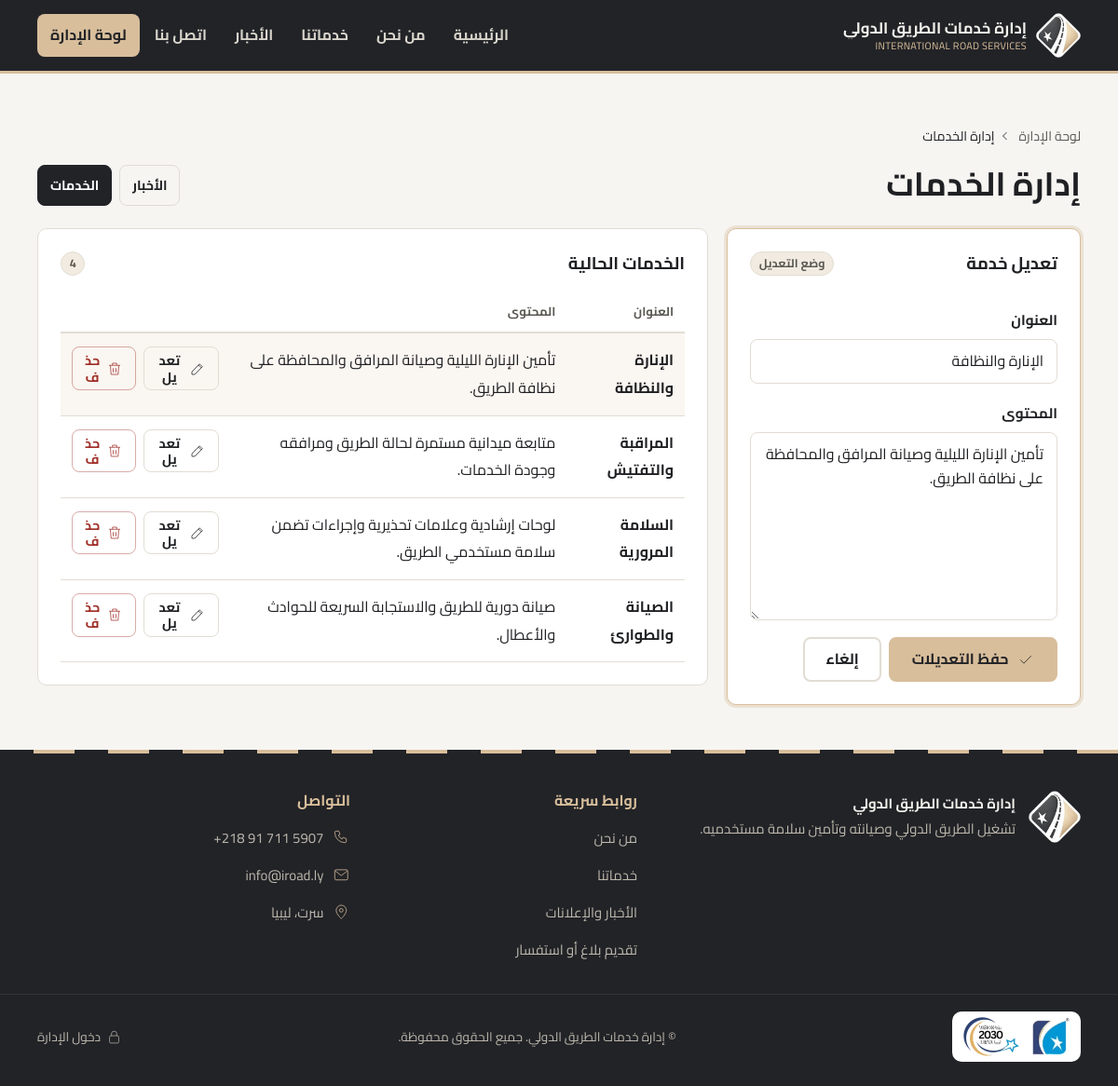
Screenshot of /admin/services?edit=4 (signed in) with the database file from the repository.
### tables this page shows
CREATE TABLE services(id integer primary key, title text, body text);

### app.py (the view, shortened to what this page needs)
@app.route("/admin/<kind>", methods=["GET", "POST"])
@login_required
def items(kind):
    if kind not in KINDS:
        abort(404)
    rows = db().execute(f"select * from {kind} order by id desc").fetchall()
    edit = db().execute(f"select * from {kind} where id=?", (request.args["edit"],)).fetchone() if request.args.get("edit") else None
    return render_template("admin_items.html", kind=kind, label=KINDS[kind], rows=rows, edit=edit)

### app.py (called while the page is built)
def db():
    if "db" not in g:
        g.db = sqlite3.connect(DB)
        g.db.row_factory = sqlite3.Row
    return g.db

@app.before_request
def csrf():
    session.setdefault("csrf", secrets.token_hex(16))
    if request.method == "POST" and request.form.get("csrf") != session["csrf"]:
        abort(400)

@app.context_processor
def inject():
    return {"site": SITE, "csrf": session.get("csrf")}

def login_required(f):
    @wraps(f)
    def w(*a, **k):
        aid = session.get("admin")
        if not aid or not db().execute("select 1 from admins where id=?", (aid,)).fetchone():
            session.pop("admin", None)
            return redirect(url_for("login"))
        return f(*a, **k)
    return w

### templates/admin_items.html (shortened to what this page needs)
{% extends "base.html" %}{% from "_macros.html" import icon %}
{% block body_class %}admin{% endblock %}
{% block content %}
{% set noun = 'خبر' if kind == 'news' else 'خدمة' %}
<section class="sec admin-sec">
  <div class="wrap">
    <nav class="crumbs crumbs-light" aria-label="مسار التنقل"><ol>
      <li><a href="{{ url_for('dashboard') }}">لوحة الإدارة</a></li><li aria-current="page">إدارة {{ label }}</li>
    </ol></nav>
    <div class="admin-h">
      <h1 class="h2">إدارة {{ label }}</h1>
      <div class="acts">
        {% for k, l in [('news','الأخبار'),('services','الخدمات')] %}
        <a class="btn btn-sm {{ 'btn-dark' if k == kind else 'btn-line' }}" href="{{ url_for('items', kind=k) }}"{% if k == kind %} aria-current="page"{% endif %}>{{ l }}</a>
        {% endfor %}
      </div>
    </div>
    <div class="admin-grid">
      <form class="form panel{{ ' is-editing' if edit }}" method="post" id="item-form">
        <div class="panel-h"><h2 class="h3">{{ ('تعديل ' ~ noun) if edit else ('إضافة ' ~ noun) }}</h2>{% if edit %}<span class="badge">وضع التعديل</span>{% endif %}</div>
        <div class="field">
          <label for="i-title">العنوان</label>
          <input id="i-title" name="title" required maxlength="200" value="{{ edit.title if edit }}">
        </div>
        <div class="field">
          <label for="i-body">المحتوى</label>
          <textarea id="i-body" name="body" rows="7" required>{{ edit.body if edit }}</textarea>
        </div>
        <div class="acts">
          <button class="btn" type="submit">{{ icon('check' if edit else 'plus') }}{{ 'حفظ التعديلات' if edit else ('إضافة ' ~ noun) }}</button>
          {% if edit %}<a class="btn btn-line" href="{{ url_for('items', kind=kind) }}">إلغاء</a>{% endif %}
        </div>
      </form>
      <div class="panel">
        <div class="panel-h"><h2 class="h3">{{ label }} الحالية</h2><span class="badge">{{ rows|length }}</span></div>
        {% if rows %}
        <table class="tbl tbl-items">
          <thead><tr><th scope="col">العنوان</th><th scope="col">المحتوى</th><th scope="col"><span class="vh">إجراءات</span></th></tr></thead>
          <tbody>
          {% for r in rows %}
          <tr class="{{ 'is-current' if edit and edit.id == r.id }}">
            <td data-label="العنوان"><b>{{ r.title }}</b></td>
            <td data-label="المحتوى">{{ r.body[:90] }}{{ '…' if r.body|length > 90 }}</td>
            <td class="cell-acts"><div class="acts">
              <a class="btn btn-sm btn-line" href="{{ url_for('items', kind=kind, edit=r.id) }}#item-form" aria-label="تعديل: {{ r.title }}">{{ icon('edit') }}تعديل</a>
              <form method="post" action="{{ url_for('delete', kind=kind, i=r.id) }}" onsubmit='return confirm({{ ("تأكيد حذف «" ~ r.title ~ "»؟")|tojson }})'><input type="hidden" name="csrf" value="{{ csrf }}">
                <button class="btn btn-sm btn-danger-line" type="submit" aria-label="حذف: {{ r.title }}">{{ icon('trash') }}حذف</button></form>
            </div></td>
          </tr>
          {% endfor %}
          </tbody>
        </table>
        {% else %}
        <div class="empty empty-sm">{{ icon('news' if kind == 'news' else 'grid') }}<p>لا توجد عناصر بعد. استخدم النموذج لإضافة أول {{ noun }}.</p></div>
        {% endif %}
      </div>
    </div>
  </div>
</section>
{% endblock %}

### templates/_macros.html (shortened to what this page needs)
{% macro icon(name, cls='') -%}
<svg class="i {{ cls }}" aria-hidden="true" focusable="false"><use href="{{ url_for('static', filename='img/icons.svg') }}#{{ name }}"/></svg>
{%- endmacro %}

### rows the page displays
services: title "الإنارة والنظافة", body "تأمين الإنارة الليلية وصيانة المرافق والمحافظة على نظافة الطريق."
services: title "المراقبة والتفتيش", body "متابعة ميدانية مستمرة لحالة الطريق ومرافقه وجودة الخدمات."
services: title "السلامة المرورية", body "لوحات إرشادية وعلامات تحذيرية وإجراءات تضمن سلامة مستخدمي الطريق."
services: title "الصيانة والطوارئ", body "صيانة دورية للطريق والاستجابة السريعة للحوادث والأعطال."

### other values shown
{{ site.name }} "إدارة خدمات الطريق الدولي"
{{ site.en }} "INTERNATIONAL ROAD SERVICES"
{{ l }} "الرئيسية" "من نحن" "خدماتنا" "الأخبار" "اتصل بنا"
{{ label }} "الخدمات"
{{ l }} "الأخبار" "الخدمات"
{{ ('تعديل ' ~ noun) if edit else ('إضافة ' ~ noun) }} "تعديل خدمة"
{{ 'حفظ التعديلات' if edit else ('إضافة ' ~ noun) }} "حفظ التعديلات"
{{ rows|length }} "4"
{{ site.phone }} "+218 91 711 5907"
{{ site.email }} "info@iroad.ly"
{{ site.address }} "سرت، ليبيا"
